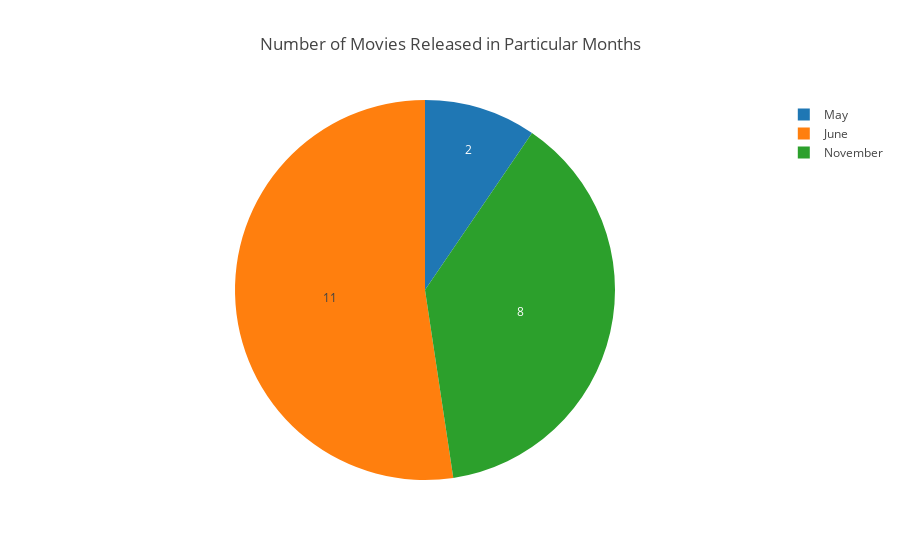

The notebook cell saved with this chart:
### Code cell
# Pie Chart to visualize number of movies released in particular months

fig = {
    'data': [
        dict(
            labels = ['May', 'June', 'November'],
            values = [2,11,8],
            type = 'pie',
            sort = False,
            hoverinfo = 'label+percent',
            textinfo = 'value'
        )
],
    'layout' : 
        dict(
            title = 'Number of Movies Released in Particular Months'
    )
}

iplot(fig)

### Figure 1 — Plotly figure (JSON) as saved in the notebook; plotly's stock layout.template omitted (floating-point values rounded to 4 significant figures)
{"data": [{"hoverinfo": "label+percent", "labels": ["May", "June", "November"], "sort": false, "textinfo": "value", "type": "pie", "uid": "10b15e77-62fe-4890-b651-14117ccf730b", "values": [2, 11, 8]}], "layout": {"title": {"text": "Number of Movies Released in Particular Months"}}}
